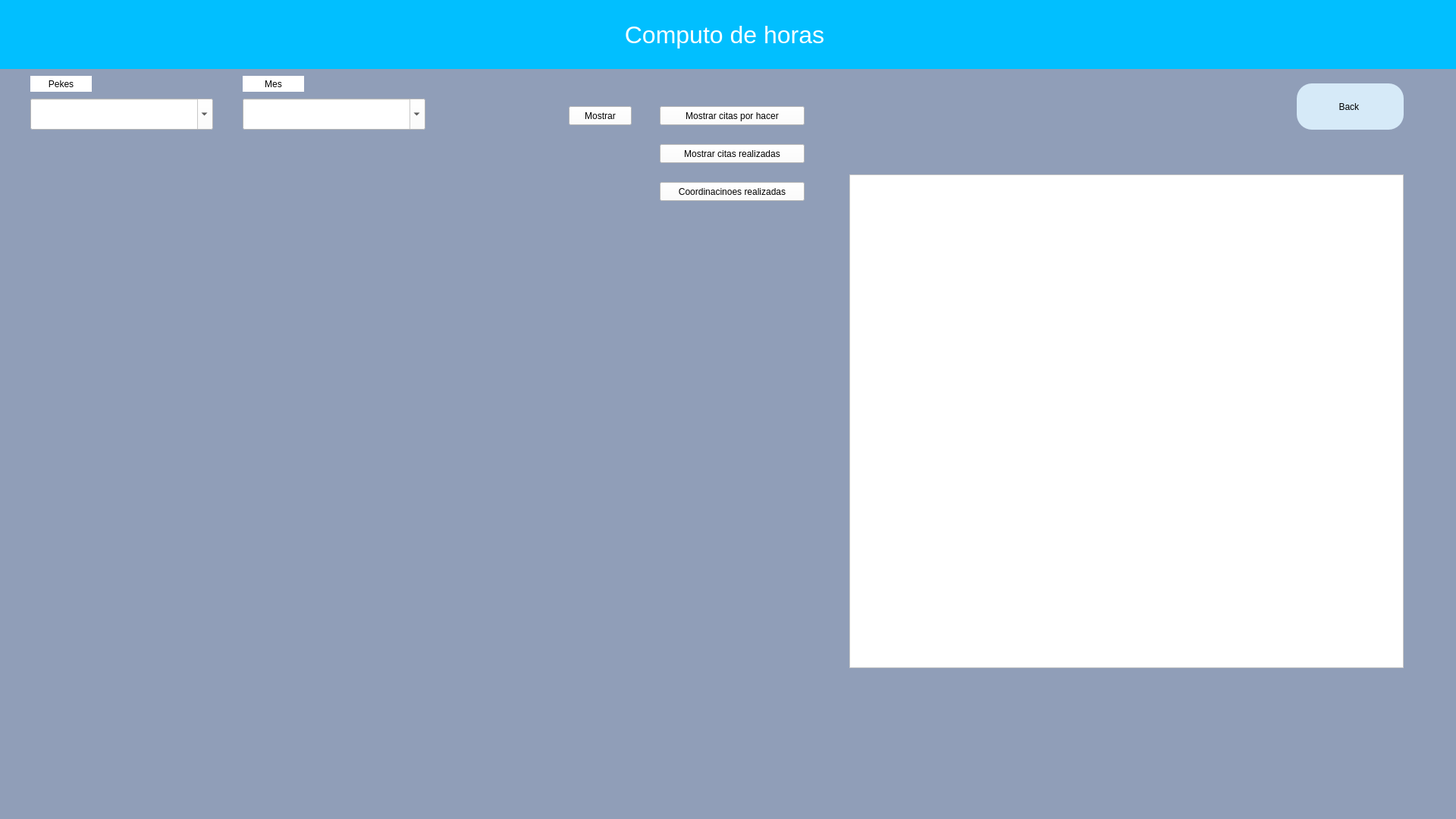
<?xml version="1.0" encoding="UTF-8"?>
<ui version="4.0">
 <class>Calendar</class>
 <widget class="QWidget" name="Calendar">
  <property name="geometry">
   <rect>
    <x>0</x>
    <y>0</y>
    <width>1920</width>
    <height>1080</height>
   </rect>
  </property>
  <property name="windowTitle">
   <string>Form</string>
  </property>
  <property name="styleSheet">
   <string notr="true">background-color:rgb(144, 158, 184);</string>
  </property>
  <widget class="QPushButton" name="BtnBack">
   <property name="geometry">
    <rect>
     <x>1710</x>
     <y>110</y>
     <width>141</width>
     <height>61</height>
    </rect>
   </property>
   <property name="styleSheet">
    <string notr="true">border-radius:20px;
background-color: rgb(214, 234, 248);
font: 14pt &quot;MS Shell Dlg 2&quot;;

</string>
   </property>
   <property name="text">
    <string>Back </string>
   </property>
  </widget>
  <widget class="QLabel" name="label">
   <property name="geometry">
    <rect>
     <x>-10</x>
     <y>0</y>
     <width>1931</width>
     <height>91</height>
    </rect>
   </property>
   <property name="styleSheet">
    <string notr="true">
color:white;
font-size: 32px;
background: #01BFFF;
</string>
   </property>
   <property name="text">
    <string>Computo de horas</string>
   </property>
   <property name="alignment">
    <set>Qt::AlignCenter</set>
   </property>
  </widget>
  <widget class="QComboBox" name="ComboPekes">
   <property name="geometry">
    <rect>
     <x>40</x>
     <y>130</y>
     <width>241</width>
     <height>41</height>
    </rect>
   </property>
   <property name="styleSheet">
    <string notr="true">color: black; 
background: white;
</string>
   </property>
   <property name="editable">
    <bool>true</bool>
   </property>
  </widget>
  <widget class="QLabel" name="label_2">
   <property name="geometry">
    <rect>
     <x>40</x>
     <y>100</y>
     <width>81</width>
     <height>21</height>
    </rect>
   </property>
   <property name="styleSheet">
    <string notr="true">background: white;</string>
   </property>
   <property name="text">
    <string>Pekes</string>
   </property>
   <property name="alignment">
    <set>Qt::AlignCenter</set>
   </property>
  </widget>
  <widget class="QListWidget" name="ShowListWidget">
   <property name="geometry">
    <rect>
     <x>1120</x>
     <y>230</y>
     <width>731</width>
     <height>651</height>
    </rect>
   </property>
   <property name="font">
    <font>
     <family>DejaVu Sans</family>
     <pointsize>13</pointsize>
    </font>
   </property>
   <property name="styleSheet">
    <string notr="true">background:white</string>
   </property>
  </widget>
  <widget class="QPushButton" name="BtnShow">
   <property name="geometry">
    <rect>
     <x>750</x>
     <y>140</y>
     <width>83</width>
     <height>25</height>
    </rect>
   </property>
   <property name="styleSheet">
    <string notr="true">background: white;</string>
   </property>
   <property name="text">
    <string>Mostrar</string>
   </property>
  </widget>
  <widget class="QLabel" name="lblcount">
   <property name="geometry">
    <rect>
     <x>1070</x>
     <y>970</y>
     <width>471</width>
     <height>31</height>
    </rect>
   </property>
   <property name="styleSheet">
    <string notr="true">font-size:13pt
</string>
   </property>
   <property name="text">
    <string/>
   </property>
  </widget>
  <widget class="QPushButton" name="BtnShowAllToDo">
   <property name="geometry">
    <rect>
     <x>870</x>
     <y>140</y>
     <width>191</width>
     <height>25</height>
    </rect>
   </property>
   <property name="styleSheet">
    <string notr="true">background: white;</string>
   </property>
   <property name="text">
    <string>Mostrar citas por hacer</string>
   </property>
  </widget>
  <widget class="QPushButton" name="BtnShowScheudeles">
   <property name="geometry">
    <rect>
     <x>870</x>
     <y>190</y>
     <width>191</width>
     <height>25</height>
    </rect>
   </property>
   <property name="styleSheet">
    <string notr="true">background: white;</string>
   </property>
   <property name="text">
    <string>Mostrar citas realizadas</string>
   </property>
  </widget>
  <widget class="QComboBox" name="ComboMes">
   <property name="geometry">
    <rect>
     <x>320</x>
     <y>130</y>
     <width>241</width>
     <height>41</height>
    </rect>
   </property>
   <property name="styleSheet">
    <string notr="true">color: black; 
background: white;
</string>
   </property>
   <property name="editable">
    <bool>true</bool>
   </property>
  </widget>
  <widget class="QLabel" name="label_3">
   <property name="geometry">
    <rect>
     <x>320</x>
     <y>100</y>
     <width>81</width>
     <height>21</height>
    </rect>
   </property>
   <property name="styleSheet">
    <string notr="true">background: white;</string>
   </property>
   <property name="text">
    <string>Mes</string>
   </property>
   <property name="alignment">
    <set>Qt::AlignCenter</set>
   </property>
  </widget>
  <widget class="QPushButton" name="BtnShowUnusualScheudeles">
   <property name="geometry">
    <rect>
     <x>870</x>
     <y>240</y>
     <width>191</width>
     <height>25</height>
    </rect>
   </property>
   <property name="styleSheet">
    <string notr="true">background: white;</string>
   </property>
   <property name="text">
    <string>Coordinacinoes realizadas</string>
   </property>
  </widget>
 </widget>
 <resources/>
 <connections/>
</ui>
